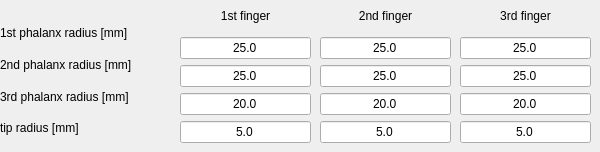
        <widget class="QWidget" name="tab_fingers_EG_right">
         <attribute name="title">
          <string>Electric Gripper</string>
         </attribute>
         <widget class="QWidget" name="layoutWidget_hand_radius_2">
          <property name="geometry">
           <rect>
            <x>0</x>
            <y>20</y>
            <width>169</width>
            <height>121</height>
           </rect>
          </property>
          <layout class="QVBoxLayout" name="verticalLayout_43">
           <item>
            <widget class="QLabel" name="label_42">
             <property name="text">
              <string>1st phalanx radius [mm]</string>
             </property>
            </widget>
           </item>
           <item>
            <widget class="QLabel" name="label_44">
             <property name="text">
              <string>2nd phalanx radius [mm]</string>
             </property>
            </widget>
           </item>
           <item>
            <widget class="QLabel" name="label_94">
             <property name="text">
              <string>3rd phalanx radius [mm]</string>
             </property>
            </widget>
           </item>
           <item>
            <widget class="QLabel" name="label_95">
             <property name="text">
              <string>tip radius [mm]</string>
             </property>
            </widget>
           </item>
          </layout>
         </widget>
         <widget class="QWidget" name="layoutWidget_hand_4">
          <property name="geometry">
           <rect>
            <x>180</x>
            <y>0</y>
            <width>131</width>
            <height>143</height>
           </rect>
          </property>
          <layout class="QVBoxLayout" name="verticalLayout_40">
           <item>
            <widget class="QLabel" name="label_34">
             <property name="text">
              <string>1st finger</string>
             </property>
             <property name="alignment">
              <set>Qt::AlignCenter</set>
             </property>
            </widget>
           </item>
           <item>
            <widget class="QLineEdit" name="lineEdit_hand_EG_1_1_right">
             <property name="text">
              <string>25.0</string>
             </property>
             <property name="alignment">
              <set>Qt::AlignCenter</set>
             </property>
            </widget>
           </item>
           <item>
            <widget class="QLineEdit" name="lineEdit_hand_EG_2_1_right">
             <property name="text">
              <string>25.0</string>
             </property>
             <property name="alignment">
              <set>Qt::AlignCenter</set>
             </property>
            </widget>
           </item>
           <item>
            <widget class="QLineEdit" name="lineEdit_hand_EG_3_1_right">
             <property name="text">
              <string>20.0</string>
             </property>
             <property name="alignment">
              <set>Qt::AlignCenter</set>
             </property>
            </widget>
           </item>
           <item>
            <widget class="QLineEdit" name="lineEdit_hand_EG_tip_1_right">
             <property name="text">
              <string>5.0</string>
             </property>
             <property name="alignment">
              <set>Qt::AlignCenter</set>
             </property>
            </widget>
           </item>
          </layout>
         </widget>
         <widget class="QWidget" name="layoutWidget_hand_5">
          <property name="geometry">
           <rect>
            <x>320</x>
            <y>0</y>
            <width>131</width>
            <height>143</height>
           </rect>
          </property>
          <layout class="QVBoxLayout" name="verticalLayout_41">
           <item>
            <widget class="QLabel" name="label_38">
             <property name="text">
              <string>2nd finger</string>
             </property>
             <property name="alignment">
              <set>Qt::AlignCenter</set>
             </property>
            </widget>
           </item>
           <item>
            <widget class="QLineEdit" name="lineEdit_hand_EG_1_2_right">
             <property name="text">
              <string>25.0</string>
             </property>
             <property name="alignment">
              <set>Qt::AlignCenter</set>
             </property>
            </widget>
           </item>
           <item>
            <widget class="QLineEdit" name="lineEdit_hand_EG_2_2_right">
             <property name="text">
              <string>25.0</string>
             </property>
             <property name="alignment">
              <set>Qt::AlignCenter</set>
             </property>
            </widget>
           </item>
           <item>
            <widget class="QLineEdit" name="lineEdit_hand_EG_3_2_right">
             <property name="text">
              <string>20.0</string>
             </property>
             <property name="alignment">
              <set>Qt::AlignCenter</set>
             </property>
            </widget>
           </item>
           <item>
            <widget class="QLineEdit" name="lineEdit_hand_EG_tip_2_right">
             <property name="text">
              <string>5.0</string>
             </property>
             <property name="alignment">
              <set>Qt::AlignCenter</set>
             </property>
            </widget>
           </item>
          </layout>
         </widget>
         <widget class="QWidget" name="layoutWidget_hand_6">
          <property name="geometry">
           <rect>
            <x>460</x>
            <y>0</y>
            <width>131</width>
            <height>143</height>
           </rect>
          </property>
          <layout class="QVBoxLayout" name="verticalLayout_42">
           <item>
            <widget class="QLabel" name="label_39">
             <property name="text">
              <string>3rd finger</string>
             </property>
             <property name="alignment">
              <set>Qt::AlignCenter</set>
             </property>
            </widget>
           </item>
           <item>
            <widget class="QLineEdit" name="lineEdit_hand_EG_1_3_right">
             <property name="text">
              <string>25.0</string>
             </property>
             <property name="alignment">
              <set>Qt::AlignCenter</set>
             </property>
            </widget>
           </item>
           <item>
            <widget class="QLineEdit" name="lineEdit_hand_EG_2_3_right">
             <property name="text">
              <string>25.0</string>
             </property>
             <property name="alignment">
              <set>Qt::AlignCenter</set>
             </property>
            </widget>
           </item>
           <item>
            <widget class="QLineEdit" name="lineEdit_hand_EG_3_3_right">
             <property name="text">
              <string>20.0</string>
             </property>
             <property name="alignment">
              <set>Qt::AlignCenter</set>
             </property>
            </widget>
           </item>
           <item>
            <widget class="QLineEdit" name="lineEdit_hand_EG_tip_3_right">
             <property name="text">
              <string>5.0</string>
             </property>
             <property name="alignment">
              <set>Qt::AlignCenter</set>
             </property>
            </widget>
           </item>
          </layout>
         </widget>
        </widget>
